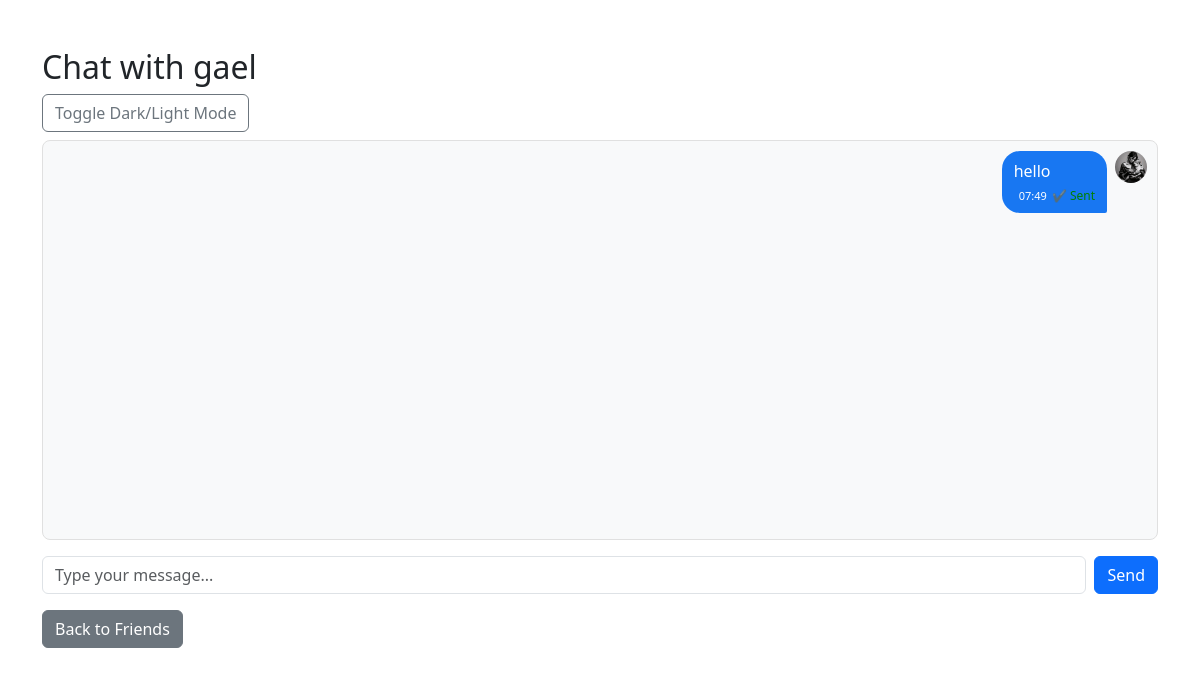
The app's page /chat/1 (signed in), older data.
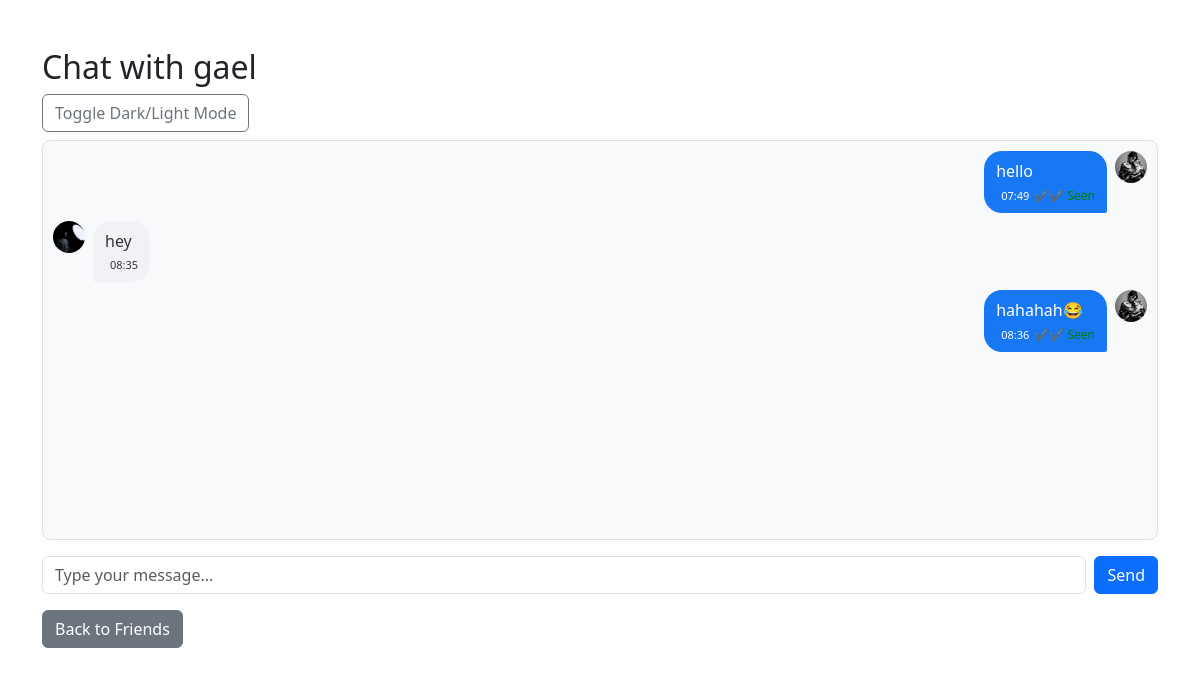
The same page, newer data.
### app.py (models this page shows)
class User(UserMixin, db.Model):
    id = db.Column(db.Integer, primary_key=True)
    username = db.Column(db.String(80), unique=True, nullable=False)
    password = db.Column(db.String(120), nullable=False)
    profile_pic = db.Column(db.String(120), nullable=True, default='default.png')
    friends = db.relationship('Friend', foreign_keys='Friend.user_id', backref='user', lazy='dynamic')
    friend_of = db.relationship('Friend', foreign_keys='Friend.friend_id', backref='friend', lazy='dynamic')
    groups = db.relationship('GroupMember', backref='user', lazy='dynamic')

class PrivateMessage(db.Model):
    id = db.Column(db.Integer, primary_key=True)
    sender_id = db.Column(db.Integer, db.ForeignKey('user.id'))
    receiver_id = db.Column(db.Integer, db.ForeignKey('user.id'))
    content = db.Column(db.Text, nullable=False)
    timestamp = db.Column(db.DateTime, server_default=db.func.now())
    read = db.Column(db.Boolean, default=False)
    sender = db.relationship('User', foreign_keys=[sender_id])
    receiver = db.relationship('User', foreign_keys=[receiver_id])

### app.py (the view)
@app.route('/chat/<int:friend_id>', methods=['GET', 'POST'])
@login_required
def private_chat(friend_id):
    friend = User.query.get_or_404(friend_id)
    is_friend = Friend.query.filter_by(user_id=current_user.id, friend_id=friend_id, accepted=True).first() is not None
    if not is_friend:
        flash('You can only chat with your friends.', 'danger')
        return redirect(url_for('friends'))
    if request.method == 'POST':
        msg = request.form.get('message')
        if msg:
            db.session.add(PrivateMessage(sender_id=current_user.id, receiver_id=friend_id, content=msg, read=False))
            db.session.commit()
    unread = PrivateMessage.query.filter_by(sender_id=friend_id, receiver_id=current_user.id, read=False).all()
    for m in unread:
        m.read = True
    if unread:
        db.session.commit()
    messages = PrivateMessage.query.filter(
        ((PrivateMessage.sender_id == current_user.id) & (PrivateMessage.receiver_id == friend_id)) |
        ((PrivateMessage.sender_id == friend_id) & (PrivateMessage.receiver_id == current_user.id))
    ).order_by(PrivateMessage.timestamp.asc()).all()
    return render_template('private_chat.html', friend=friend, messages=messages, is_friend=is_friend, user=current_user)

### app.py (called while the page is built)
@login_manager.user_loader
def load_user(user_id):
    return User.query.get(int(user_id))

### templates/private_chat.html (shortened to what this page needs)
<!DOCTYPE html>
<html lang="en">
<head>
    <link href="https://cdn.jsdelivr.net/npm/bootstrap@5.3.0/dist/css/bootstrap.min.css" rel="stylesheet">
</head>
<body>
<div class="container mt-5">
    <h2>Chat with {{ friend.username }}</h2>
    <button class="btn btn-outline-secondary toggle-mode mb-2" onclick="document.body.classList.toggle('dark-mode')">Toggle Dark/Light Mode</button>
    <div id="chat-box">
        {% for message in messages %}
            <div class="d-flex mb-2 {{ 'justify-content-end' if message.sender_id == user.id else 'justify-content-start' }}">
                {% if message.sender_id != user.id %}
                    <img src="{{ url_for('static', filename='profile_pics/' + (friend.profile_pic or 'default.png')) }}" alt="Friend" width="32" height="32" class="rounded-circle me-2">
                {% endif %}
                <div class="{{ 'chat-bubble-right' if message.sender_id == user.id else 'chat-bubble-left' }}">
                    <span>{{ message.content }}</span>
                    <div class="d-flex align-items-center mt-1">
                        <span class="timestamp">{{ message.timestamp.strftime('%H:%M') }}</span>
                        {% if message.sender_id == user.id %}
                            <span class="read-receipt">
                                {% if message.read %}✔✔ Seen{% else %}✔ Sent{% endif %}
                            </span>
                        {% endif %}
                    </div>
                </div>
                {% if message.sender_id == user.id %}
                    <img src="{{ url_for('static', filename='profile_pics/' + (user.profile_pic or 'default.png')) }}" alt="Me" width="32" height="32" class="rounded-circle ms-2">
                {% endif %}
            </div>
        {% else %}
            <div class="text-muted">No messages yet.</div>
        {% endfor %}
    </div>
    {% if is_friend %}
    <form method="POST" class="d-flex mt-3" id="chat-form">
        <input type="text" name="message" class="form-control me-2" placeholder="Type your message..." autocomplete="off" required>
        <button type="submit" class="btn btn-primary">Send</button>
    </form>
    {% else %}
        <div class="alert alert-warning mt-3">You can only chat with your friends.</div>
    {% endif %}
    <a href="/friends" class="btn btn-secondary mt-3">Back to Friends</a>
</div>
</body>
</html>

### templates/private_chat.html (style rules this page uses)
#chat-box { display: flex; flex-direction: column; height: 400px; overflow-y: auto; padding: 10px; border-radius: 8px; border: 1px solid #e0e0e0; background: #f8f9fa; }
.chat-bubble-right { background: #1877f2; color: #fff; border-radius: 18px 18px 2px 18px; word-break: break-word; max-width: 70%; padding: 8px 12px; }
.chat-bubble-left { background: #f0f2f5; color: #333; border-radius: 18px 18px 18px 2px; word-break: break-word; max-width: 70%; padding: 8px 12px; }
.timestamp { font-size: 11px; margin-left: 5px; }
.read-receipt { font-size: 12px; color: green; margin-left: 5px; }

Row changes from the older to the newer data that the page shows:
changed PrivateMessage "hello": read "✔ Sent" → "✔✔ Seen"
added PrivateMessage: profile_pic (picture), content "hey", timestamp "08:35"
added PrivateMessage: content "hahahah😂", timestamp "08:36", read "✔✔ Seen", profile_pic (picture)
